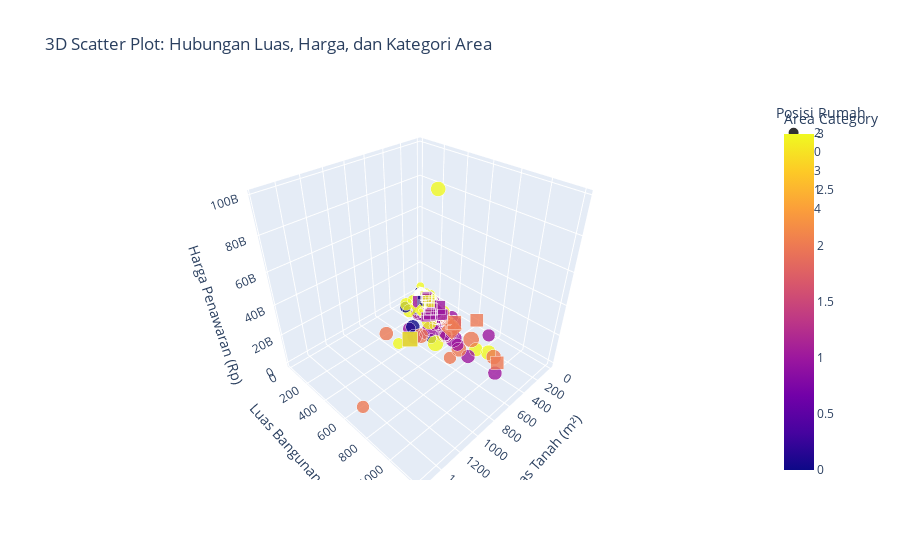

Source (notebook cell):
### Code cell
import plotly.express as px

# Define the columns for the 3D scatter plot
x_col = 'Luas Tanah (m2)'
y_col = 'Luas Bangunan (m2)'
z_col = 'Harga Penawaran (dari Owner)'

# Create an interactive 3D scatter plot using Plotly Express
fig = px.scatter_3d(
    df,
    x=x_col,
    y=y_col,
    z=z_col,
    color='Area Category',  
    symbol='Posisi Rumah',  
    size='Jumlah Kamar',   
    title='3D Scatter Plot: Hubungan Luas, Harga, dan Kategori Area',
)

fig.update_traces(marker=dict(opacity=0.8))
fig.update_layout(scene=dict(
    xaxis_title='Luas Tanah (m²)',
    yaxis_title='Luas Bangunan (m²)',
    zaxis_title='Harga Penawaran (Rp)'
))

fig.show()

### Figure 1 — Plotly figure (JSON) as saved in the notebook; plotly's stock layout.template omitted (floating-point values rounded to 4 significant figures; data arrays with more than 128 entries replaced by an {"elided": "..."} marker saying what was removed)
{"data": [{"hovertemplate": "Posisi Rumah=2<br>Luas Tanah (m2)=%{x}<br>Luas Bangunan (m2)=%{y}<br>Harga Penawaran (dari Owner)=%{z}<br>Jumlah Kamar=%{marker.size}<br>Area Category=%{marker.color}<extra></extra>", "legendgroup": "2", "marker": {"color": {"elided": "277 int values"}, "coloraxis": "coloraxis", "opacity": 0.8, "size": {"elided": "277 int values"}, "sizemode": "area", "sizeref": 0.0325, "symbol": "circle"}, "mode": "markers", "name": "2", "scene": "scene", "showlegend": true, "type": "scatter3d", "x": {"elided": "277 int values"}, "y": {"elided": "277 int values"}, "z": {"elided": "277 int values"}}, {"hovertemplate": "Posisi Rumah=0<br>Luas Tanah (m2)=%{x}<br>Luas Bangunan (m2)=%{y}<br>Harga Penawaran (dari Owner)=%{z}<br>Jumlah Kamar=%{marker.size}<br>Area Category=%{marker.color}<extra></extra>", "legendgroup": "0", "marker": {"color": [3, 1, 2], "coloraxis": "coloraxis", "opacity": 0.8, "size": [5, 5, 8], "sizemode": "area", "sizeref": 0.0325, "symbol": "diamond"}, "mode": "markers", "name": "0", "scene": "scene", "showlegend": true, "type": "scatter3d", "x": [170, 225, 450], "y": [170, 350, 650], "z": [2699999999, 4750000000, 13900000000]}, {"hovertemplate": "Posisi Rumah=3<br>Luas Tanah (m2)=%{x}<br>Luas Bangunan (m2)=%{y}<br>Harga Penawaran (dari Owner)=%{z}<br>Jumlah Kamar=%{marker.size}<br>Area Category=%{marker.color}<extra></extra>", "legendgroup": "3", "marker": {"color": [0, 1, 3, 1, 2, 1, 1, 1, 3, 1, 3, 1, 1, 2, 3, 1, 1, 1, 3, 0, 3, 1, 2, 1, 3], "coloraxis": "coloraxis", "opacity": 0.8, "size": [4, 5, 8, 5, 7, 5, 5, 5, 3, 4, 5, 5, 3, 6, 3, 7, 8, 5, 2, 4, 8, 4, 6, 4, 5], "sizemode": "area", "sizeref": 0.0325, "symbol": "square"}, "mode": "markers", "name": "3", "scene": "scene", "showlegend": true, "type": "scatter3d", "x": [72, 204, 297, 352, 343, 252, 240, 212, 79, 90, 210, 240, 395, 900, 90, 160, 942, 162, 187, 140, 942, 92, 580, 210, 136], "y": [120, 270, 290, 367, 601, 300, 300, 152, 115, 145, 290, 300, 365, 1100, 150, 320, 635, 220, 180, 140, 635, 150, 1100, 400, 200], "z": [775000000, 4700000000, 7500000000, 8250000000, 12000000000, 645000000, 4888888888, 2900000000, 1800000000, 1990000000, 3100000000, 4888888888, 7000000000, 58000000000, 1500000000, 4000000000, 25000000000, 2788000000, 1210000000, 900000000, 25000000000, 2200000000, 19000000000, 3800000000, 3000000000]}, {"hovertemplate": "Posisi Rumah=1<br>Luas Tanah (m2)=%{x}<br>Luas Bangunan (m2)=%{y}<br>Harga Penawaran (dari Owner)=%{z}<br>Jumlah Kamar=%{marker.size}<br>Area Category=%{marker.color}<extra></extra>", "legendgroup": "1", "marker": {"color": [3], "coloraxis": "coloraxis", "opacity": 0.8, "size": [5], "sizemode": "area", "sizeref": 0.0325, "symbol": "x"}, "mode": "markers", "name": "1", "scene": "scene", "showlegend": true, "type": "scatter3d", "x": [573], "y": [400], "z": [20055000000]}, {"hovertemplate": "Posisi Rumah=4<br>Luas Tanah (m2)=%{x}<br>Luas Bangunan (m2)=%{y}<br>Harga Penawaran (dari Owner)=%{z}<br>Jumlah Kamar=%{marker.size}<br>Area Category=%{marker.color}<extra></extra>", "legendgroup": "4", "marker": {"color": [3, 2], "coloraxis": "coloraxis", "opacity": 0.8, "size": [2, 6], "sizemode": "area", "sizeref": 0.0325, "symbol": "cross"}, "mode": "markers", "name": "4", "scene": "scene", "showlegend": true, "type": "scatter3d", "x": [34, 450], "y": [50, 600], "z": [825000000, 14500000000]}], "layout": {"coloraxis": {"colorbar": {"title": {"text": "Area Category"}}, "colorscale": [[0, "#0d0887"], [0.1111, "#46039f"], [0.2222, "#7201a8"], [0.3333, "#9c179e"], [0.4444, "#bd3786"], [0.5556, "#d8576b"], [0.6667, "#ed7953"], [0.7778, "#fb9f3a"], [0.8889, "#fdca26"], [1, "#f0f921"]]}, "legend": {"itemsizing": "constant", "title": {"text": "Posisi Rumah"}, "tracegroupgap": 0}, "scene": {"domain": {"x": [0, 1], "y": [0, 1]}, "xaxis": {"title": {"text": "Luas Tanah (m²)"}}, "yaxis": {"title": {"text": "Luas Bangunan (m²)"}}, "zaxis": {"title": {"text": "Harga Penawaran (Rp)"}}}, "title": {"text": "3D Scatter Plot: Hubungan Luas, Harga, dan Kategori Area"}}}
